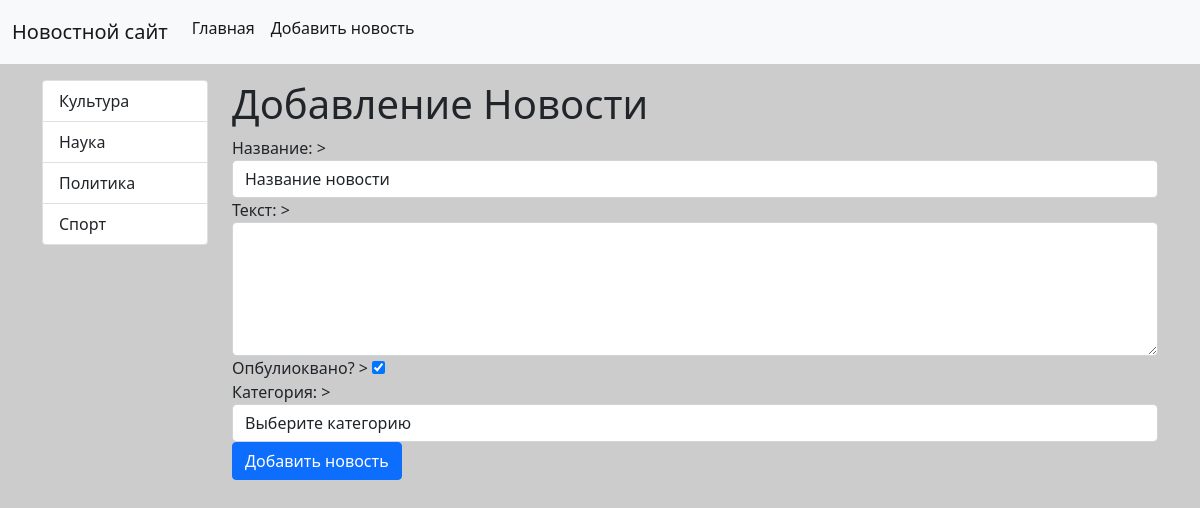
The page /news/add_news/ on the database its author committed.
### news/models.py (models this page shows)
class Category(models.Model):
    title = models.CharField(max_length=150,
                             db_index=True,
                             verbose_name='Наименование')
    def get_absolute_url(self):
        return reverse('category', kwargs={'category_id': self.pk})
    def __str__(self):
        return self.title
    class Meta:
        verbose_name = 'Категория'
        verbose_name_plural = 'Категории'
        ordering = ['title']

### news/views.py (the view)
# urls.py: path('news/add_news/', add_news, name='add_news')
def add_news(request):
    if request.method == 'POST':
        form = NewsForm(request.POST)
        if form.is_valid():
            news = News.objects.create(**form.cleaned_data)
            return redirect(news)
    else:
        form = NewsForm()
        return render(request, 'news/add_news.html', {'form': form})

### news/forms.py
class NewsForm(forms.Form):
    title = forms.CharField(max_length=150,
                            label='Название',
                            initial='Название новости',
                            widget=forms.TextInput(attrs={'class': 'form-control'})
                            )
    content = forms.CharField(label='Текст',
                              required=False,
                              help_text='Что произошло?',
                              widget=forms.Textarea(attrs={'class': 'form-control', 'rows': 5})
                              )
    is_published = forms.BooleanField(label='Опбулиоквано?',
                                      initial=True
                                      )
    category = forms.ModelChoiceField(queryset=Category.objects.all(),
                                      label='Категория',
                                      empty_label='Выберите категорию',
                                      widget=forms.Select(attrs={'class': 'form-control'})
                                      )

### news/templatetags/news_tags.py (called while the page is built)
@register.simple_tag(name="get_list_categories")
def get_categories():
    return Category.objects.all()

### news/templates/news/add_news.html (shortened to what this page needs)
{% extends 'base.html' %}
{% block sidebar %}
    {% include 'inc/_sidebar.html'%}
{% endblock %}
{% block content %}
<h1>Добавление Новости</h1>
<form action="{% url 'add_news' %}" method="post">
    {% for field in form %}
    <div class="form_group">
       {{ field.label_tag }} >
        {{ field }}
    </div>
    {% endfor %}
    <button type="submit" class="btn btn-primary btn-block"> Добавить новость</button>
</form>
{% endblock %}

### templates/inc/_sidebar.html
{% load news_tags %}
<div class="list-group">
    {% get_list_categories as categories%}
    {% for item in categories %}
    <a href="{{ item.get_absolute_url }}"
       class="list-group-item list-group-item-action"
       aria-current="true">{{ item.title }}
    </a>
    {% endfor %}
</div>
<br>

### rows shown on the page
Category: title "Культура"
Category: title "Наука"
Category: title "Политика"
Category: title "Спорт"

### other values the page prints
{{ field.label_tag }} "Название:" "Текст:" "Опбулиоквано?" "Категория:"
